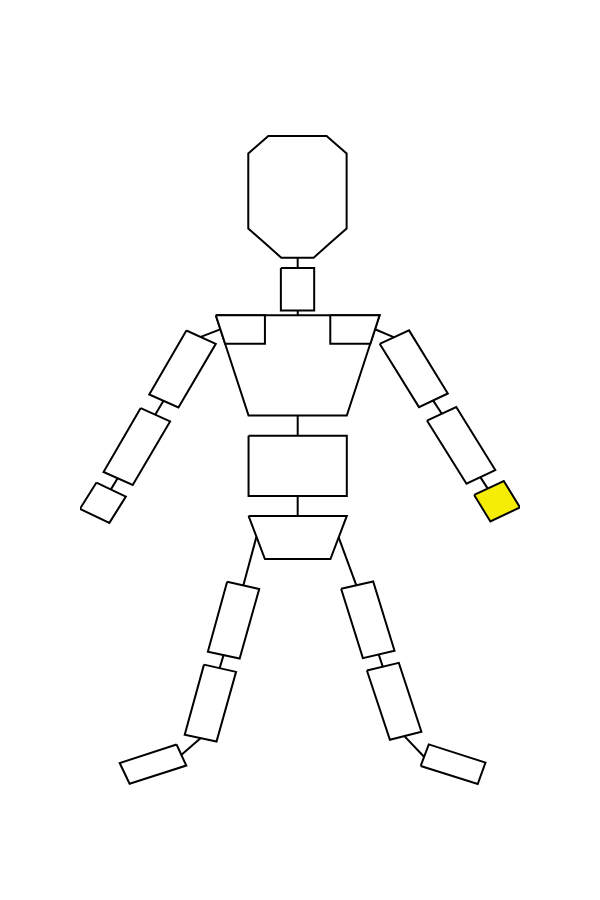

Write notebook code for a chart like this one.
### Code cell
# Code for color code Plot for Decoder D
decoderDColor = (245,237,5) # (RGB) or F5ED05 (Hex)
decoderDColorPlt = (245/255,237/255,5/255) # (RGB) or F5ED05 (Hex)
white =  (255, 255, 255) # White
# Set location and import body parts ( list of names of bodies that coefficients correspond to)
location = '../../body.svg'

coefficients  = [
    0,0,0,0,0, # Central body parts
    0,0,0,0, # upper left
    0,0,0,1, # upper right
    0,0,0, # lower left
    0,0,0 # lower right
]

# Extract shape data from the svg file
elements,points,pathElements,bodyPartMapping = extractShapesFromSVG(location=location,parts=bodyParts)

# Set colours for each coefficient
colours = [get_color_hex(i,white,decoderDColor) for i in coefficients]

# Draw the object 
drawObject(points,elements,colours,bodyPartMapping,saveGameLocation+"_bodySchematic_decoderD_preAnalysis.svg")
#print(coefficients_A_X)

### Figure 1 — Plotly figure (JSON) as saved in the notebook; plotly's stock layout.template omitted (floating-point values rounded to 4 significant figures)
{"data": [{"fill": "toself", "fillcolor": "#000000", "line": {"color": "#000000", "width": 2}, "mode": "lines", "type": "scatter", "x": [107.5, 110.5, 112.8], "y": [-167.4, -176.5, -184.0]}, {"fill": "toself", "fillcolor": "#ffffff", "line": {"color": "#000000", "width": 2}, "mode": "lines", "type": "scatter", "x": [89.87, 100.0, 100.0, 89.87, 89.87], "y": [-73.58, -73.58, -88.36, -88.36, -73.58]}, {"fill": "toself", "fillcolor": "#ffffff", "line": {"color": "#000000", "width": 2}, "mode": "lines", "type": "scatter", "x": [61.03, 70, 58.59, 49.68, 61.03], "y": [-95.35, -100, -122.2, -117.6, -95.35]}, {"fill": "toself", "fillcolor": "#ffffff", "line": {"color": "#000000", "width": 2}, "mode": "lines", "type": "scatter", "x": [120.0, 129.0, 140.8, 132.0, 120.0], "y": [-99.98, -95.29, -117.3, -122.0, -99.98]}, {"fill": "toself", "fillcolor": "#ffffff", "line": {"color": "#000000", "width": 2}, "mode": "lines", "type": "scatter", "x": [47.07, 56.05, 44.64, 35.73, 47.07], "y": [-122.4, -127.0, -149.2, -144.7, -122.4]}, {"fill": "toself", "fillcolor": "#ffffff", "line": {"color": "#000000", "width": 2}, "mode": "lines", "type": "scatter", "x": [134.5, 143.4, 155.3, 146.5, 134.5], "y": [-126.7, -122.0, -144.0, -148.8, -126.7]}, {"fill": "toself", "fillcolor": "#ffffff", "line": {"color": "#000000", "width": 2}, "mode": "lines", "type": "scatter", "x": [80, 110, 110, 80, 80], "y": [-132, -132, -153, -153, -132]}, {"fill": "toself", "fillcolor": "#000000", "line": {"color": "#000000", "width": 2}, "mode": "lines", "type": "scatter", "x": [65.41, 71.35, 71.35], "y": [-97.57, -94.95, -94.95]}, {"fill": "toself", "fillcolor": "#000000", "line": {"color": "#000000", "width": 2}, "mode": "lines", "type": "scatter", "x": [124.4, 118.6, 118.6], "y": [-97.73, -94.9, -94.9]}, {"fill": "toself", "fillcolor": "#ffffff", "line": {"color": "#000000", "width": 2}, "mode": "lines", "type": "scatter", "x": [80, 85, 105, 110, 80], "y": [-160, -175, -175, -160, -160]}, {"fill": "toself", "fillcolor": "#000000", "line": {"color": "#000000", "width": 2}, "mode": "lines", "type": "scatter", "x": [40.08, 38.92, 37.97], "y": [-146.8, -149.0, -150.7]}, {"fill": "toself", "fillcolor": "#000000", "line": {"color": "#000000", "width": 2}, "mode": "lines", "type": "scatter", "x": [150.7, 152.0, 153.0], "y": [-146.4, -148.6, -150.4]}, {"fill": "toself", "fillcolor": "#000000", "line": {"color": "#000000", "width": 2}, "mode": "lines", "type": "scatter", "x": [95.0, 95.0], "y": [-69.88, -73.68]}, {"fill": "toself", "fillcolor": "#000000", "line": {"color": "#000000", "width": 2}, "mode": "lines", "type": "scatter", "x": [95.01, 95.01], "y": [-88.37, -90.09]}, {"fill": "toself", "fillcolor": "#000000", "line": {"color": "#000000", "width": 2}, "mode": "lines", "type": "scatter", "x": [95.0, 95.0], "y": [-124.7, -132.1]}, {"fill": "toself", "fillcolor": "#000000", "line": {"color": "#000000", "width": 2}, "mode": "lines", "type": "scatter", "x": [136.3, 137.8, 139.0], "y": [-119.6, -122.2, -124.3]}, {"fill": "toself", "fillcolor": "#000000", "line": {"color": "#000000", "width": 2}, "mode": "lines", "type": "scatter", "x": [95.0, 95.0], "y": [-153.0, -160.0]}, {"fill": "toself", "fillcolor": "#000000", "line": {"color": "#000000", "width": 2}, "mode": "lines", "type": "scatter", "x": [54.07, 52.68, 51.54], "y": [-119.8, -122.4, -124.6]}, {"fill": "toself", "fillcolor": "#ffffff", "line": {"color": "#000000", "width": 2}, "mode": "lines", "type": "scatter", "x": [108.3, 118.0, 124.6, 114.9, 108.3], "y": [-185.4, -182.8, -207.0, -209.6, -185.4]}, {"fill": "toself", "fillcolor": "#ffffff", "line": {"color": "#000000", "width": 2}, "mode": "lines", "type": "scatter", "x": [116.1, 125.9, 132.8, 123.2, 116.1], "y": [-213.9, -211.2, -235.3, -238.0, -213.9]}, {"fill": "toself", "fillcolor": "#000000", "line": {"color": "#000000", "width": 2}, "mode": "lines", "type": "scatter", "x": [82.42, 80.22, 78.4], "y": [-167.2, -176.6, -184.2]}, {"fill": "toself", "fillcolor": "#ffffff", "line": {"color": "#000000", "width": 2}, "mode": "lines", "type": "scatter", "x": [73.46, 83.25, 77.29, 67.58, 73.46], "y": [-182.9, -185.4, -209.7, -207.3, -182.9]}, {"fill": "toself", "fillcolor": "#ffffff", "line": {"color": "#000000", "width": 2}, "mode": "lines", "type": "scatter", "x": [66.4, 76.19, 70.22, 60.51, 66.4], "y": [-211.8, -214.4, -238.6, -236.2, -211.8]}, {"fill": "toself", "fillcolor": "#000000", "line": {"color": "#000000", "width": 2}, "mode": "lines", "type": "scatter", "x": [72.41, 71.71, 71.13], "y": [-208.3, -211.0, -213.2]}, {"fill": "toself", "fillcolor": "#000000", "line": {"color": "#000000", "width": 2}, "mode": "lines", "type": "scatter", "x": [119.7, 120.4, 121.0], "y": [-208.1, -210.7, -212.7]}, {"fill": "toself", "fillcolor": "#ffffff", "line": {"color": "#000000", "width": 2}, "mode": "lines", "type": "scatter", "x": [132.6, 135.0, 152.3, 150.0, 132.6], "y": [-247.1, -239.6, -246.0, -253.4, -247.1]}, {"fill": "toself", "fillcolor": "#000000", "line": {"color": "#000000", "width": 2}, "mode": "lines", "type": "scatter", "x": [127.6, 130.9, 133.6], "y": [-236.8, -240.7, -244.0]}, {"fill": "toself", "fillcolor": "#ffffff", "line": {"color": "#000000", "width": 2}, "mode": "lines", "type": "scatter", "x": [58.02, 60.99, 43.68, 40.66, 58.02], "y": [-239.7, -247.0, -253.3, -246.1, -239.7]}, {"fill": "toself", "fillcolor": "#000000", "line": {"color": "#000000", "width": 2}, "mode": "lines", "type": "scatter", "x": [65.41, 62.13, 59.44], "y": [-237.4, -240.7, -243.3]}, {"fill": "toself", "fillcolor": "#ffffff", "line": {"color": "#000000", "width": 2}, "mode": "lines", "type": "scatter", "x": [84.96, 79.92, 79.92, 79.92, 82.98, 86.03, 94.93, 103.8, 106.9, 109.9, 109.9, 109.9, 104.9, 99.87, 94.93, 90.0, 84.96], "y": [-64.86, -59.76, -46.7, -33.64, -30.59, -27.53, -27.53, -27.53, -30.59, -33.64, -46.7, -59.76, -64.86, -69.95, -69.95, -69.95, -64.86]}, {"fill": "toself", "fillcolor": "#ffffff", "line": {"color": "#000000", "width": 2}, "mode": "lines", "type": "scatter", "x": [33.56, 42.53, 37.51, 28.54, 33.56], "y": [-148.3, -153.3, -162.4, -157.5, -148.3]}, {"fill": "toself", "fillcolor": "#ffffff", "line": {"color": "#000000", "width": 2}, "mode": "lines", "type": "scatter", "x": [70, 120, 110, 80, 70], "y": [-90, -90, -125, -125, -90]}, {"fill": "toself", "fillcolor": "#ffffff", "line": {"color": "#000000", "width": 2}, "mode": "lines", "type": "scatter", "x": [70, 85, 85, 72.85, 70], "y": [-90, -90, -100, -100, -90]}, {"fill": "toself", "fillcolor": "#ffffff", "line": {"color": "#000000", "width": 2}, "mode": "lines", "type": "scatter", "x": [105.0, 120, 117.2, 105.0, 105.0], "y": [-90, -90, -100, -100, -90]}, {"fill": "toself", "fillcolor": "#f5ed05", "line": {"color": "#000000", "width": 2}, "mode": "lines", "type": "scatter", "x": [148.9, 157.9, 162.9, 153.8, 148.9], "y": [-152.7, -147.8, -157.0, -161.9, -152.7]}], "layout": {"height": 900, "showlegend": false, "width": 600, "xaxis": {"showgrid": false, "showline": false, "showticklabels": false, "ticks": "", "zeroline": false}, "yaxis": {"showgrid": false, "showline": false, "showticklabels": false, "ticks": "", "zeroline": false}}}
